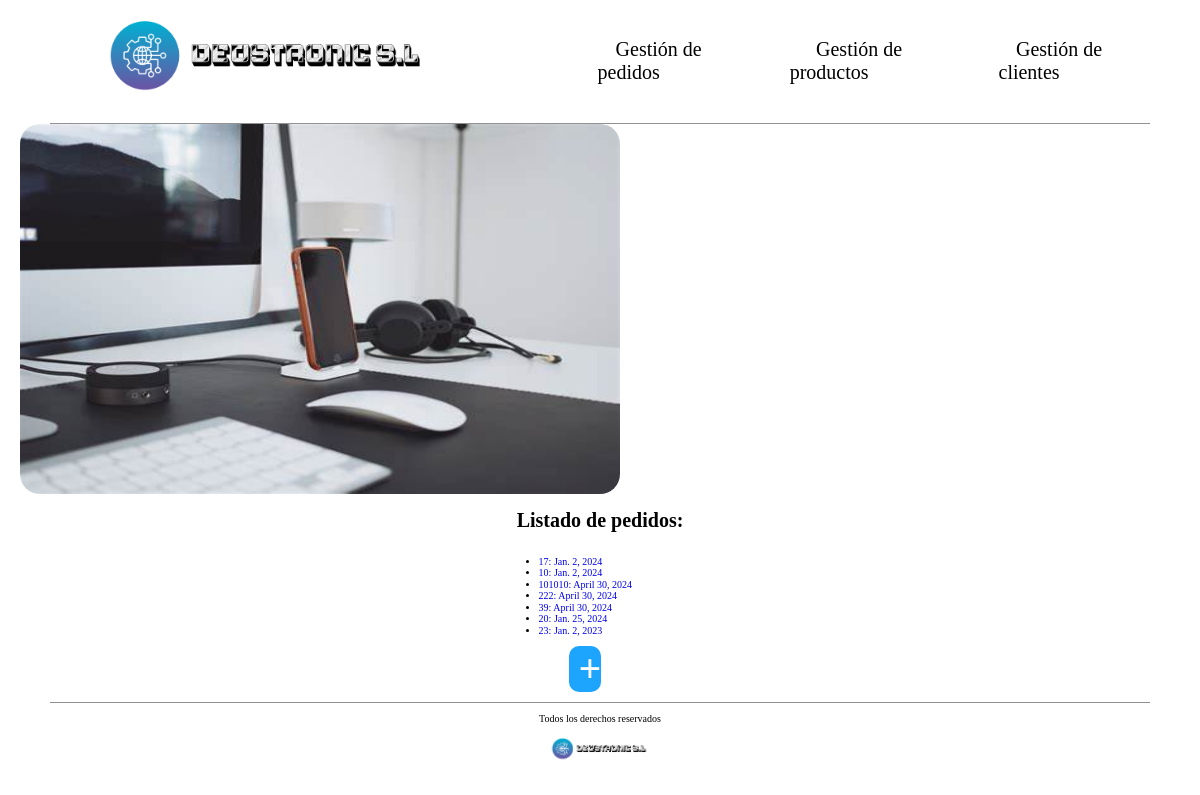
Page /empresaDjango/pedido/ on the earlier database version.
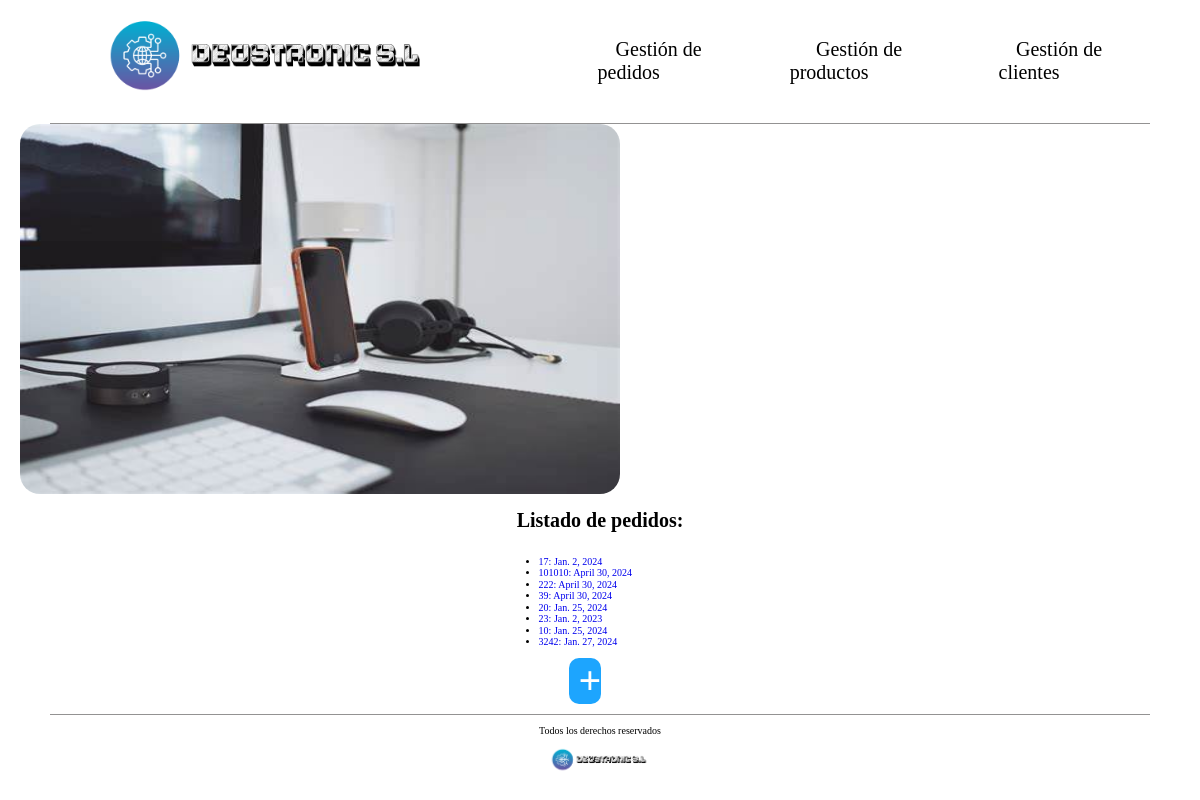
Same page on the later database version.
### empresaDjango/models.py (models this page shows, shortened)
class Pedido(models.Model):
    cliente = models.ForeignKey(Cliente, on_delete=models.CASCADE)
    cod_pedido = models.CharField(max_length=10)
    fecha = models.DateField()
    precio_total = models.IntegerField(default=0)

### empresaDjango/views.py (the view)
# urls.py: path('pedido/', views.index_pedido, name='index_ped'),
def index_pedido(request):
    pedidos = Pedido.objects.all()
    return render(request, 'index_pedido.html', {'listado_pedidos' : pedidos})

### empresaDjango/templates/index_pedido.html (shortened to what this page needs)
{% load static %}
<!DOCTYPE html>
<html lang="es">
<head>
    <link rel="stylesheet" href="{% static 'css/styles.css'%}" />
    <link rel="stylesheet" href="{% static 'css/normalize.css'%}" />
</head>
<body>
    <header>
        <div class="navegacion">
            <nav class="nav-principal">
                <a href="{% static '../empresaDjango/pedido' %}">
                  <img src="{% static 'images/DEUSTRONIC.png' %}" alt="Logo Tienda" />
                </a>
                <ul class="elementos-navegacion">
                  <li>
                    <a href="/empresaDjango/pedido">Gestión de pedidos</a>
                  </li>
                  <li>
                    <a href="empresaDjango/index_producto.html">Gestión de productos</a>
                  </li>
                  <li>
                    <a href="empresaDjango/index_cliente.html">Gestión de clientes</a>
                  </li>
                </ul>
            </nav>
        </div>
    </header>
     <main>
        <div class="contenedor-principal-index-pedidos">
            <div class="parte-izquierda">
                <img src="{% static 'images/Escritorio.jpeg'%}" alt="Foto con artículos tecnológicos en un escritorio" />
            </div>
            <div class="parte-derecha">
            <h1>Listado de pedidos:</h1>
                <ul>
                    {% for p in listado_pedidos %}
                    <li class="listado_pedidos">
                        <a href="{% url 'detail_ped' p.cod_pedido %}">
                        {{ p.cod_pedido }}: {{ p.fecha }}
                        </a>
                    </li>
                    {% endfor %}
                    <div class="boton_crear">
                        <a  href="{% url 'pedido_create' %}"> + </a>
                    </div>
                </ul>
            </div>
        </div>
     </main>
    <footer>
        <div class="contenido-footer">
            <p class="copyright">Todos los derechos reservados</p>
            <img src="{% static 'images/DEUSTRONIC.png'%}" alt="Logo Tienda" />
        </div>
    </footer>
</body>
</html>

### empresaDjango/static/css/styles.css (style rules this page uses)
html { box-sizing: border-box; font-size: 62.5%; background-color: white; }
a { text-decoration: none; }
.nav-principal { display: flex; flex-direction: row; align-items: center; padding: 1rem; border-bottom: 1px solid #2e2c2c83; margin: 0 5rem 0 5rem; }
.nav-principal img { height: 10rem; }
.nav-principal a { color: rgb(0, 0, 0); margin-left: 3rem; margin-right: 3rem; text-align: center; }
.nav-principal li { text-align: center; }
.elementos-navegacion { list-style: none; display: flex; justify-content: space-between; align-items: center; font-size: 2rem; padding: 0rem; margin-left: 7rem; }
.parte-izquierda { margin-left: 2rem; }
.parte-izquierda img { border-radius: 2rem; width: 60rem; height: 37em; }
.parte-derecha { display: flex; flex-direction: column; align-items: center; justify-content: center; }
.boton_crear { font-size: 4rem; font-weight: bolder; background-color: #1DA5FE; border-radius: 1rem; margin-left: 3rem; margin-right: 10rem; margin-top: 1rem; }
.boton_crear a { color: white; margin-left: 1rem; }
.contenido-footer { margin: 0 5rem 0 5rem; text-align: center; align-items: center; border-top: 1px solid #2e2c2c83; }
.contenido-footer img { height: 3rem; }

Differences in the rows shown:
removed Pedido: cod_pedido "10", fecha "Jan. 2, 2024"
added Pedido: cod_pedido "10", fecha "Jan. 25, 2024"
added Pedido: cod_pedido "3242", fecha "Jan. 27, 2024"
